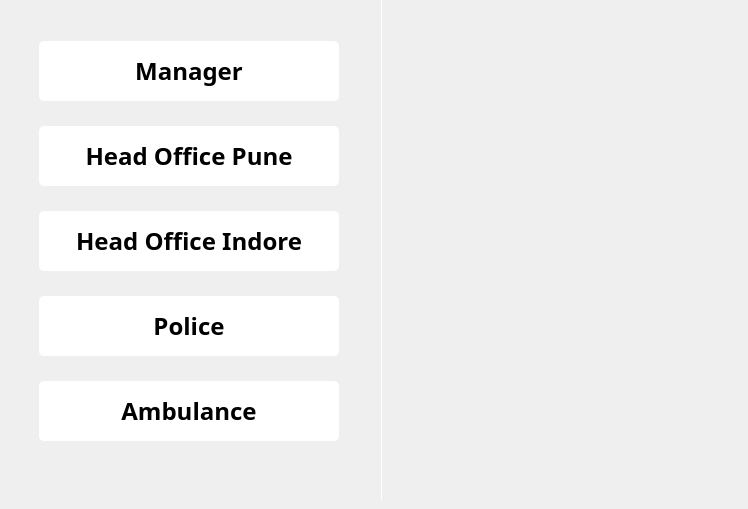
    <widget class="QWidget" name="CallingTab">
     <attribute name="icon">
      <iconset resource="source.qrc">
       <normaloff>:/logos/logos/PhoneTabIcon.png</normaloff>:/logos/logos/PhoneTabIcon.png</iconset>
     </attribute>
     <attribute name="title">
      <string/>
     </attribute>
     <widget class="Line" name="CallingTabHRLine">
      <property name="geometry">
       <rect>
        <x>380</x>
        <y>0</y>
        <width>3</width>
        <height>500</height>
       </rect>
      </property>
      <property name="styleSheet">
       <string notr="true">color:white;</string>
      </property>
      <property name="frameShadow">
       <enum>QFrame::Plain</enum>
      </property>
      <property name="lineWidth">
       <number>0</number>
      </property>
      <property name="orientation">
       <enum>Qt::Vertical</enum>
      </property>
     </widget>
     <widget class="QPushButton" name="Person1Call">
      <property name="geometry">
       <rect>
        <x>39</x>
        <y>41</y>
        <width>300</width>
        <height>60</height>
       </rect>
      </property>
      <property name="styleSheet">
       <string notr="true">background: #FFFFFF;
border-radius: 5px;
font-family: Plus Jakarta Sans;
font-style: normal;
font-weight: 500;
font-size: 24px;
line-height: 30px;

color: #000000;</string>
      </property>
      <property name="text">
       <string>Manager</string>
      </property>
     </widget>
     <widget class="QPushButton" name="Person2Call">
      <property name="geometry">
       <rect>
        <x>39</x>
        <y>126</y>
        <width>300</width>
        <height>60</height>
       </rect>
      </property>
      <property name="styleSheet">
       <string notr="true">background: #FFFFFF;
border-radius: 5px;
font-family: Plus Jakarta Sans;
font-style: normal;
font-weight: 500;
font-size: 24px;
line-height: 30px;

color: #000000;</string>
      </property>
      <property name="text">
       <string>Head Office Pune</string>
      </property>
     </widget>
     <widget class="QPushButton" name="Person3Call">
      <property name="geometry">
       <rect>
        <x>39</x>
        <y>211</y>
        <width>300</width>
        <height>60</height>
       </rect>
      </property>
      <property name="styleSheet">
       <string notr="true">background: #FFFFFF;
border-radius: 5px;
font-family: Plus Jakarta Sans;
font-style: normal;
font-weight: 500;
font-size: 24px;
line-height: 30px;

color: #000000;</string>
      </property>
      <property name="text">
       <string>Head Office Indore</string>
      </property>
     </widget>
     <widget class="QPushButton" name="Person4Call">
      <property name="geometry">
       <rect>
        <x>39</x>
        <y>296</y>
        <width>300</width>
        <height>60</height>
       </rect>
      </property>
      <property name="styleSheet">
       <string notr="true">background: #FFFFFF;
border-radius: 5px;
font-family: Plus Jakarta Sans;
font-style: normal;
font-weight: 500;
font-size: 24px;
line-height: 30px;

color: #000000;</string>
      </property>
      <property name="text">
       <string>Police</string>
      </property>
     </widget>
     <widget class="QPushButton" name="Person5Call">
      <property name="geometry">
       <rect>
        <x>39</x>
        <y>381</y>
        <width>300</width>
        <height>60</height>
       </rect>
      </property>
      <property name="styleSheet">
       <string notr="true">background: #FFFFFF;
border-radius: 5px;
font-family: Plus Jakarta Sans;
font-style: normal;
font-weight: 500;
font-size: 24px;
line-height: 30px;

color: #000000;</string>
      </property>
      <property name="text">
       <string>Ambulance</string>
      </property>
     </widget>
     <widget class="QLabel" name="label">
      <property name="geometry">
       <rect>
        <x>499</x>
        <y>110</y>
        <width>240</width>
        <height>240</height>
       </rect>
      </property>
      <property name="text">
       <string/>
      </property>
      <property name="pixmap">
       <pixmap resource="source.qrc">:/logos/logos/callingIcon.png</pixmap>
      </property>
     </widget>
    </widget>
